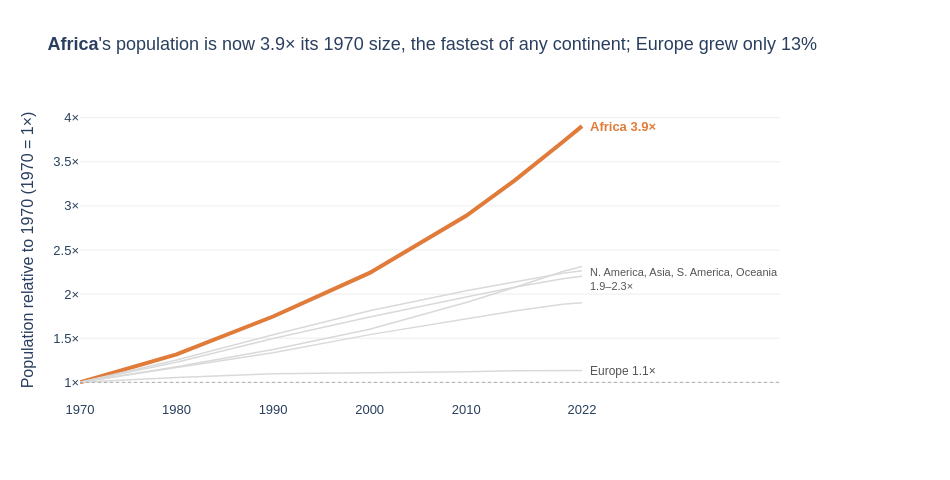

This figure's notebook cell:
### Markdown cell above
**Chart choice & justification:** *Which chart did you choose, and why? Justify design choices.

**Chart: I used a line chart to show the growth index.**

- **Why a line chart?** Line chart was used because the data here is continuous, showing a change in trajectory of population change over time. This continuous change over years is best represented in a line chart.
- **Why an index (1970 = 1×) and not raw population?** My decision here was to use a growth index rather than raw population, as the question asks for relative growth in population since 1970. This is best represented on a line chart using the growth index parameter.
- **Colour:** We chose to only color Africa, which is the fastest growig continent, other continents were left as grey. This highlighted Africa as the fastest grower to our users.
- **Direct labels instead of a legend:** Only Africa and Europe (the two extremes) are labelled at the end of their lines,  Whereas Asia, the Americas and Oceania are very close together and hence they share one grey label.

### Code cell
# Q1

# Shared colour roles (CVD-safe course palette)
AFRICA      = '#E07B39'   # orange: Africa, the growth story
ACCENT      = '#2E75B6'   # blue: the one accent of each chart
DARK_GREY   = '#555555'   # secondary story / annotation text
MID_GREY    = '#AAAAAA'
LIGHT_GREY  = '#D9D9D9'   # context
FONT = dict(family='Arial', size=13)

cont = df_long.groupby(['Continent', 'Year'], as_index=False)['Population'].sum()
base_1970 = cont.loc[cont['Year'] == 1970].set_index('Continent')['Population']
cont['Growth'] = cont['Population'] / cont['Continent'].map(base_1970)      # 1.0 = 1970 size

growth_2022 = cont.loc[cont['Year'] == 2022].set_index('Continent')['Growth'].sort_values()
fastest, slowest = growth_2022.idxmax(), growth_2022.idxmin()
middle = growth_2022.drop([fastest, slowest])
print(growth_2022.round(2))

color_map = {c: (AFRICA if c == fastest else LIGHT_GREY) for c in cont['Continent'].unique()}

fig = px.line(
    data_frame=cont,
    x='Year', y='Growth',
    color='Continent',
    color_discrete_map=color_map,
    hover_name='Continent',
    hover_data={'Continent': False, 'Growth': ':.2f', 'Population': ':,'},
    labels={'Growth': 'Population relative to 1970 (1970 = 1×)'},
    title=(f"<b>{fastest}</b>'s population is now {growth_2022[fastest]:.1f}× its 1970 size, the fastest "
           f"of any continent; {slowest} grew only {growth_2022[slowest] - 1:.0%}"),
    template='plotly_white',
    height=480, width=950,
)

fig.update_traces(line_width=1.5)                                    # thin context lines
fig.update_traces(line_width=4, selector={'name': fastest})          # thick highlight line

fig.add_hline(y=1, line_dash='dot', line_color=MID_GREY, line_width=1)

fig.add_annotation(x=2022, y=growth_2022[fastest], text=f'<b>{fastest} {growth_2022[fastest]:.1f}×</b>',
                   showarrow=False, xanchor='left', xshift=6, font=dict(color=AFRICA, size=13))
fig.add_annotation(x=2022, y=growth_2022[slowest], text=f'{slowest} {growth_2022[slowest]:.1f}×',
                   showarrow=False, xanchor='left', xshift=6, font=dict(color=DARK_GREY, size=12))
fig.add_annotation(x=2022, y=middle.mean(),
                   text=f"{', '.join(middle.index.str.replace('North America', 'N. America').str.replace('South America', 'S. America'))}"
                        f"<br>{middle.min():.1f}–{middle.max():.1f}×",
                   showarrow=False, xanchor='left', xshift=6, align='left', font=dict(color=DARK_GREY, size=11))

fig.update_layout(
    showlegend=False,
    font=FONT,
    margin=dict(r=170),                                   # room for the direct labels
    xaxis=dict(showgrid=False, title='', tickvals=[1970, 1980, 1990, 2000, 2010, 2022]),
    yaxis=dict(gridcolor='#EEEEEE', ticksuffix='×', range=[0.8, 4.2], zeroline=False),
)
fig.show()

### Figure 1 — Plotly figure (JSON) as saved in the notebook; plotly's stock layout.template omitted (floating-point values rounded to 4 significant figures)
{"data": [{"customdata": [["Africa", 365444348], ["Africa", 481536377], ["Africa", 638150629], ["Africa", 818946032], ["Africa", 1055228072], ["Africa", 1201102442], ["Africa", 1360671810], ["Africa", 1426730932]], "hovertemplate": "<b>%{hovertext}</b><br><br>Year=%{x}<br>Population relative to 1970 (1970 = 1×)=%{y:.2f}<br>Population=%{customdata[1]:,}<extra></extra>", "hovertext": ["Africa", "Africa", "Africa", "Africa", "Africa", "Africa", "Africa", "Africa"], "legendgroup": "Africa", "line": {"color": "#E07B39", "dash": "solid", "width": 4}, "marker": {"symbol": "circle"}, "mode": "lines", "name": "Africa", "orientation": "v", "showlegend": true, "type": "scatter", "x": [1970, 1980, 1990, 2000, 2010, 2015, 2020, 2022], "xaxis": "x", "y": [1.0, 1.318, 1.746, 2.241, 2.888, 3.287, 3.723, 3.904], "yaxis": "y"}, {"customdata": [["Asia", 2144906290], ["Asia", 2635334228], ["Asia", 3210563577], ["Asia", 3735089604], ["Asia", 4220041327], ["Asia", 4458250182], ["Asia", 4663086535], ["Asia", 4721383274]], "hovertemplate": "<b>%{hovertext}</b><br><br>Year=%{x}<br>Population relative to 1970 (1970 = 1×)=%{y:.2f}<br>Population=%{customdata[1]:,}<extra></extra>", "hovertext": ["Asia", "Asia", "Asia", "Asia", "Asia", "Asia", "Asia", "Asia"], "legendgroup": "Asia", "line": {"color": "#D9D9D9", "dash": "solid", "width": 1.5}, "marker": {"symbol": "circle"}, "mode": "lines", "name": "Asia", "orientation": "v", "showlegend": true, "type": "scatter", "x": [1970, 1980, 1990, 2000, 2010, 2015, 2020, 2022], "xaxis": "x", "y": [1.0, 1.229, 1.497, 1.741, 1.967, 2.079, 2.174, 2.201], "yaxis": "y"}, {"customdata": [["Europe", 655923991], ["Europe", 692527159], ["Europe", 720320797], ["Europe", 726093423], ["Europe", 735613934], ["Europe", 741535608], ["Europe", 745792196], ["Europe", 743147538]], "hovertemplate": "<b>%{hovertext}</b><br><br>Year=%{x}<br>Population relative to 1970 (1970 = 1×)=%{y:.2f}<br>Population=%{customdata[1]:,}<extra></extra>", "hovertext": ["Europe", "Europe", "Europe", "Europe", "Europe", "Europe", "Europe", "Europe"], "legendgroup": "Europe", "line": {"color": "#D9D9D9", "dash": "solid", "width": 1.5}, "marker": {"symbol": "circle"}, "mode": "lines", "name": "Europe", "orientation": "v", "showlegend": true, "type": "scatter", "x": [1970, 1980, 1990, 2000, 2010, 2015, 2020, 2022], "xaxis": "x", "y": [1.0, 1.056, 1.098, 1.107, 1.121, 1.131, 1.137, 1.133], "yaxis": "y"}, {"customdata": [["North America", 315434606], ["North America", 368293361], ["North America", 421266425], ["North America", 486069584], ["North America", 542720651], ["North America", 570383850], ["North America", 594236593], ["North America", 600296136]], "hovertemplate": "<b>%{hovertext}</b><br><br>Year=%{x}<br>Population relative to 1970 (1970 = 1×)=%{y:.2f}<br>Population=%{customdata[1]:,}<extra></extra>", "hovertext": ["North America", "North America", "North America", "North America", "North America", "North America", "North America", "North America"], "legendgroup": "North America", "line": {"color": "#D9D9D9", "dash": "solid", "width": 1.5}, "marker": {"symbol": "circle"}, "mode": "lines", "name": "North America", "orientation": "v", "showlegend": true, "type": "scatter", "x": [1970, 1980, 1990, 2000, 2010, 2015, 2020, 2022], "xaxis": "x", "y": [1.0, 1.168, 1.336, 1.541, 1.721, 1.808, 1.884, 1.903], "yaxis": "y"}, {"customdata": [["Oceania", 19480270], ["Oceania", 22920240], ["Oceania", 26743822], ["Oceania", 31222778], ["Oceania", 37102764], ["Oceania", 40403283], ["Oceania", 43933426], ["Oceania", 45038554]], "hovertemplate": "<b>%{hovertext}</b><br><br>Year=%{x}<br>Population relative to 1970 (1970 = 1×)=%{y:.2f}<br>Population=%{customdata[1]:,}<extra></extra>", "hovertext": ["Oceania", "Oceania", "Oceania", "Oceania", "Oceania", "Oceania", "Oceania", "Oceania"], "legendgroup": "Oceania", "line": {"color": "#D9D9D9", "dash": "solid", "width": 1.5}, "marker": {"symbol": "circle"}, "mode": "lines", "name": "Oceania", "orientation": "v", "showlegend": true, "type": "scatter", "x": [1970, 1980, 1990, 2000, 2010, 2015, 2020, 2022], "xaxis": "x", "y": [1.0, 1.177, 1.373, 1.603, 1.905, 2.074, 2.255, 2.312], "yaxis": "y"}, {"customdata": [["South America", 192947156], ["South America", 241789006], ["South America", 297146415], ["South America", 349634282], ["South America", 393078250], ["South America", 413134396], ["South America", 431530043], ["South America", 436816608]], "hovertemplate": "<b>%{hovertext}</b><br><br>Year=%{x}<br>Population relative to 1970 (1970 = 1×)=%{y:.2f}<br>Population=%{customdata[1]:,}<extra></extra>", "hovertext": ["South America", "South America", "South America", "South America", "South America", "South America", "South America", "South America"], "legendgroup": "South America", "line": {"color": "#D9D9D9", "dash": "solid", "width": 1.5}, "marker": {"symbol": "circle"}, "mode": "lines", "name": "South America", "orientation": "v", "showlegend": true, "type": "scatter", "x": [1970, 1980, 1990, 2000, 2010, 2015, 2020, 2022], "xaxis": "x", "y": [1.0, 1.253, 1.54, 1.812, 2.037, 2.141, 2.237, 2.264], "yaxis": "y"}], "layout": {"annotations": [{"font": {"color": "#E07B39", "size": 13}, "showarrow": false, "text": "<b>Africa 3.9×</b>", "x": 2022, "xanchor": "left", "xshift": 6, "y": 3.904}, {"font": {"color": "#555555", "size": 12}, "showarrow": false, "text": "Europe 1.1×", "x": 2022, "xanchor": "left", "xshift": 6, "y": 1.133}, {"align": "left", "font": {"color": "#555555", "size": 11}, "showarrow": false, "text": "N. America, Asia, S. America, Oceania<br>1.9–2.3×", "x": 2022, "xanchor": "left", "xshift": 6, "y": 2.17}], "font": {"family": "Arial", "size": 13}, "height": 480, "legend": {"title": {"text": "Continent"}, "tracegroupgap": 0}, "margin": {"r": 170}, "shapes": [{"line": {"color": "#AAAAAA", "dash": "dot", "width": 1}, "type": "line", "x0": 0, "x1": 1, "xref": "x domain", "y0": 1, "y1": 1, "yref": "y"}], "showlegend": false, "title": {"text": "<b>Africa</b>'s population is now 3.9× its 1970 size, the fastest of any continent; Europe grew only 13%"}, "width": 950, "xaxis": {"anchor": "y", "domain": [0, 1], "showgrid": false, "tickvals": [1970, 1980, 1990, 2000, 2010, 2022], "title": {"text": ""}}, "yaxis": {"anchor": "x", "domain": [0, 1], "gridcolor": "#EEEEEE", "range": [0.8, 4.2], "ticksuffix": "×", "title": {"text": "Population relative to 1970 (1970 = 1×)"}, "zeroline": false}}}
